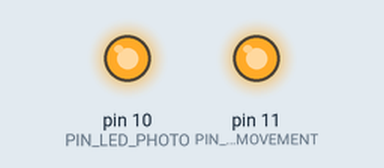
The program below on a simulated Arduino Uno, built with avr-gcc and run on an emulated ATmega328P. On the bench: output pins drawn as LEDs (lit = HIGH). At 0.0 s the program stops and its outputs stay as they are.

Above: at 0.1 s.
Timing chart, 0 to 1.5 s (numbered marks = the images above):
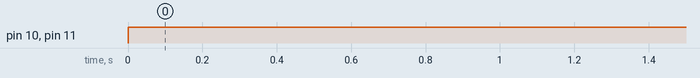

Measured:
- by itself, pin 10 (PIN_LED_PHOTO), pin 11 (PIN_LED_MOVEMENT): LOW → HIGH at 0.00 s

The program:

main.c
```c
#define F_CPU                   16000000UL
#include <avr/io.h>
#include <util/delay.h>
#define PIN_PHOTOSENSOR 	PB0
#define PIN_MOVEMENTSENSOR 	PB1

#define PIN_LED_PHOTO		PB2
#define PIN_LED_MOVEMENT	PB3

#define pin_off(pin)            (PORTB&=~(1<<pin))
#define pin_on(pin)             (PORTB|=(1<<pin))


void main() {
    DDRB |= ( 1<<PIN_LED_PHOTO ) | ( 1<<PIN_LED_MOVEMENT );
    while ( 1 ) {

        if ( PORTB & (1 << PIN_PHOTOSENSOR) == 0 ) {
            pin_off(PIN_LED_PHOTO);
        } else {
            pin_on(PIN_LED_PHOTO);
        }

        if ( PORTB & (1 << PIN_MOVEMENTSENSOR) == 0 ) {
            pin_off(PIN_LED_MOVEMENT);
        } else {
            pin_on(PIN_LED_MOVEMENT);
        }
//        _delay_ms(100);
    }
}
```
